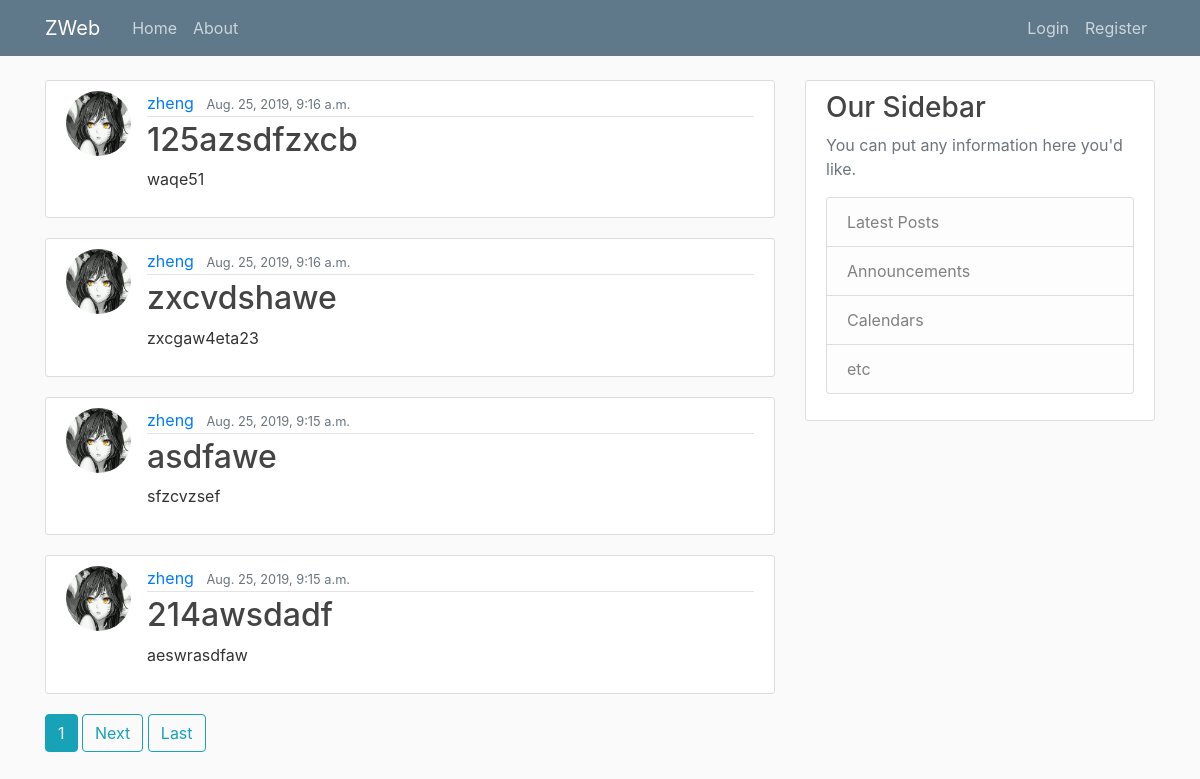
Screenshot of /blog/ with the database file from the repository.
### blog/models.py (models this page shows, shortened)
class Post(models.Model):
	title = models.CharField(max_length = 100)
	content = models.TextField()
	date_posted = models.DateTimeField(default = timezone.now)
	author = models.ForeignKey(User, on_delete = models.CASCADE)

### users/models.py (models this page shows, shortened)
class Profile(models.Model):
	user = models.OneToOneField(User, on_delete = models.CASCADE)
	image = models.ImageField(default = 'default.jpg', upload_to =  'profule_pics')

### blog/views.py (the view)
# urls.py: path('', PostListView.as_view(), name = 'blog-home'),
class PostListView(ListView):
	model = Post
	template_name = 'blog/home.html'
	context_object_name = 'posts'
	ordering = ['-date_posted']
	paginate_by = 4

### blog/templates/blog/home.html (shortened to what this page needs)
{% extends 'blog/base.html'%}
{% block content %}
	{% for post in posts %}
		<article class="media content-section">
		<img class = " rounded-circle article-img" src="{{ post.author.profile.image.url }}">
 		 <div class="media-body">
 		   <div class="article-metadata">
 		     <a class="mr-2" href="{% url 'user-posts' post.author.username %}">{{ post.author }}</a>
 		     <small class="text-muted">{{ post.date_posted }}</small>
 		   </div>
 		   <h2><a class="article-title" href="{% url 'post-detail' post.id %}">{{ post.title }}</a></h2>
 		   <p class="article-content">{{ post.content }}</p>
 		 </div>
		</article>
	{% endfor %}
	{% if is_paginated %}
		{% for num in page_obj.paginator.page_range %}
			{% if page_obj.number == num %}
				<a class = "btn btn-info mb-4" href="?page={{ num }}">{{ num }}</a>
			{% elif num > page_obj.numer|add:'-3' and num < page_obj.numer|add:'3' %}
				<a class = "btn btn-outline-info mb-4" href="{{ num }}">{{ num }}</a>
			{% endif %}
		{% endfor %}
		{% if page_obj.has_next %}
			<a class = "btn btn-outline-info mb-4" href="?page={{ page_obj.next_page_number }}">Next</a>
			<a class = "btn btn-outline-info mb-4"href="?page={{ page_obj.paginator.num_pages }}">Last</a>
		{% endif %}
	{% endif %}
{% endblock content%}

### blog/templates/blog/base.html (shortened to what this page needs)
{% load static %}
<!DOCTYPE html>
<html>
<head>
    <link rel="stylesheet" href="https://maxcdn.bootstrapcdn.com/bootstrap/4.0.0/css/bootstrap.min.css">
    <link rel="stylesheet" type="text/css" href="{% static 'blog/main.css' %}">
</head>
<body>
    <header class="site-header">
      <nav class="navbar navbar-expand-md navbar-dark bg-steel fixed-top">
        <div class="container">
          <a class="navbar-brand mr-4" href="{% url 'blog-home' %}">ZWeb</a>
          <div class="collapse navbar-collapse" id="navbarToggle">
            <div class="navbar-nav mr-auto">
              <a class="nav-item nav-link" href="{% url 'blog-home' %}">Home</a>
              <a class="nav-item nav-link" href="{% url 'blog-about' %}">About</a>
            </div>
            <div class="navbar-nav">
              {% if user.is_authenticated %}
                <a class="nav-item nav-link" href="{% url 'logout'%}">Logout</a>
                <a class="nav-item nav-link" href="{% url 'profile'%}">{{ user.username }}</a>
              {% else %}
                <a class="nav-item nav-link" href="{% url 'login'%}">Login</a>
                <a class="nav-item nav-link" href="{% url 'register'%}">Register</a>
              {% endif %}
            </div>
          </div>
        </div>
      </nav>
    </header>
    <main role="main" class="container">
      <div class="row">
        <div class="col-md-8">
          {% block content %}{% endblock %}
        </div>
        <div class="col-md-4">
          <div class="content-section">
            <h3>Our Sidebar</h3>
            <p class='text-muted'>You can put any information here you'd like.
              <ul class="list-group">
                <li class="list-group-item list-group-item-light">Latest Posts</li>
                <li class="list-group-item list-group-item-light">Announcements</li>
                <li class="list-group-item list-group-item-light">Calendars</li>
                <li class="list-group-item list-group-item-light">etc</li>
              </ul>
            </p>
          </div>
        </div>
      </div>
    </main>
</body>
</html>

### blog/static/blog/main.css (style rules this page uses)
body { background: #fafafa; color: #333333; margin-top: 5rem; }
h1, h2, h3, h4, h5, h6 { color: #444444; }
ul { margin: 0; }
.bg-steel { background-color: #5f788a; }
.site-header .navbar-nav .nav-link { color: #cbd5db; }
.content-section { background: #ffffff; padding: 10px 20px; border: 1px solid #dddddd; border-radius: 3px; margin-bottom: 20px; }
.article-title { color: #444444; }
.article-content { white-space: pre-line; }
.article-img { height: 65px; width: 65px; margin-right: 16px; }
.article-metadata { padding-bottom: 1px; margin-bottom: 4px; border-bottom: 1px solid #e3e3e3 }

### rows the page displays
Post: author.profile.image (placeholder picture), author "zheng", date_posted "Aug. 25, 2019, 9:16 a.m.", title "125azsdfzxcb", content "waqe51"
Post: author.profile.image (placeholder picture), author "zheng", date_posted "Aug. 25, 2019, 9:16 a.m.", title "zxcvdshawe", content "zxcgaw4eta23"
Post: author.profile.image (placeholder picture), author "zheng", date_posted "Aug. 25, 2019, 9:15 a.m.", title "asdfawe", content "sfzcvzsef"
Post: author.profile.image (placeholder picture), author "zheng", date_posted "Aug. 25, 2019, 9:15 a.m.", title "214awsdadf", content "aeswrasdfaw"

### other values shown
{{ num }} "1"
